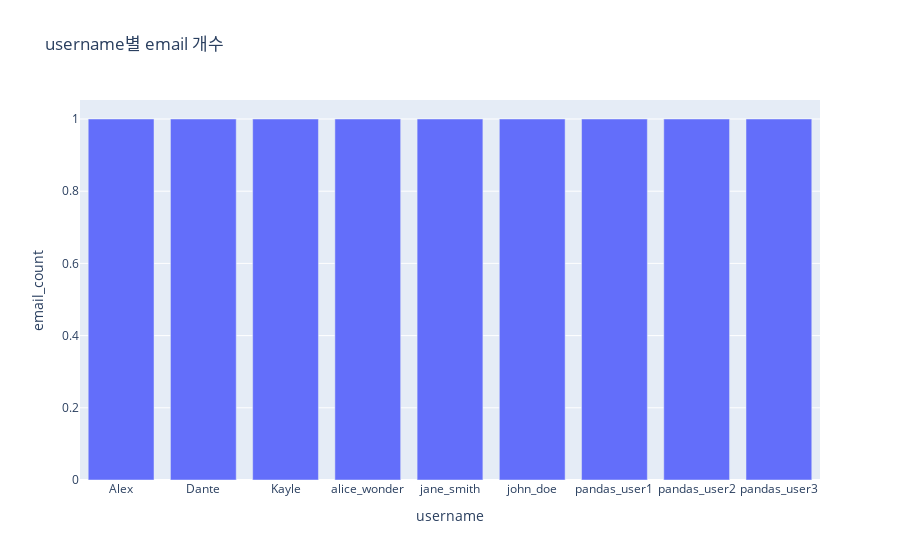

Write notebook code for a chart like this one.
### Code cell
# 1번 문제
with SessionLocal() as db:
    query = db.query(User).filter(User.username == "pandas_user1")
    df_user1 = pd.read_sql(query.statement, db.bind)
    print("username이 'pandas_user1'인 사용자의 email:")
    print(df_user1[["email"]])

# 2번 문제
new_user3_df = pd.DataFrame({
    "username": ["pandas_user3"],
    "email": ["pandas3@example.com"],
    "full_name": ["Pandas User Three"]
})
new_user3_df.to_sql("users", con=engine, if_exists="append", index=False)
print("pandas_user3 추가 완료!")

# 3번 문제
users_all_df = pd.read_sql("SELECT username, email FROM users", con=engine)
email_count = users_all_df.groupby("username")["email"].count().reset_index(name="email_count")

import plotly.express as px
fig = px.bar(email_count, x="username", y="email_count", title="username별 email 개수")
fig.show()

### Figure 1 — Plotly figure (JSON) as saved in the notebook; plotly's stock layout.template omitted (floating-point values rounded to 4 significant figures)
{"data": [{"hovertemplate": "username=%{x}<br>email_count=%{y}<extra></extra>", "legendgroup": "", "marker": {"color": "#636efa", "pattern": {"shape": ""}}, "name": "", "orientation": "v", "showlegend": false, "textposition": "auto", "type": "bar", "x": ["Alex", "Dante", "Kayle", "alice_wonder", "jane_smith", "john_doe", "pandas_user1", "pandas_user2", "pandas_user3"], "xaxis": "x", "y": [1, 1, 1, 1, 1, 1, 1, 1, 1], "yaxis": "y"}], "layout": {"barmode": "relative", "legend": {"tracegroupgap": 0}, "title": {"text": "username별 email 개수"}, "xaxis": {"anchor": "y", "domain": [0, 1], "title": {"text": "username"}}, "yaxis": {"anchor": "x", "domain": [0, 1], "title": {"text": "email_count"}}}}
